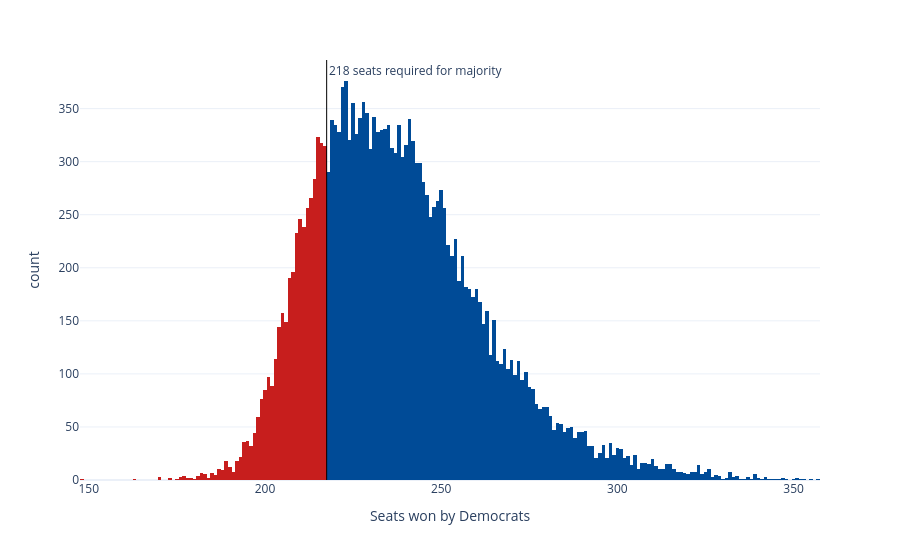

Notebook code for this chart:
### Code cell
sims_hist = px.histogram(seat_sims, x='seats', nbins=np.unique(seat_sims['seats']).shape[0]*2, color='winner',
                         color_discrete_map={'Democrats': '#004b97', 'Republicans': '#c71e1d'},
                         labels={'seats':'Seats won by Democrats', 'winner': 'Winner'}, template='plotly_white')
sims_hist.update_traces(showlegend=False)
sims_hist.add_vline(x=217.5, line_width=1, line_color='black', annotation_text='218 seats required for majority', 
                    annotation_position='top right')
sims_hist

### Figure 1 — Plotly figure (JSON) as saved in the notebook; plotly's stock layout.template omitted (floating-point values rounded to 4 significant figures; data arrays with more than 128 entries replaced by an {"elided": "..."} marker saying what was removed)
{"data": [{"bingroup": "x", "hovertemplate": "Winner=Republicans<br>Seats won by Democrats=%{x}<br>count=%{y}<extra></extra>", "legendgroup": "Republicans", "marker": {"color": "#c71e1d", "pattern": {"shape": ""}}, "name": "Republicans", "nbinsx": 368, "orientation": "v", "showlegend": false, "type": "histogram", "x": {"elided": "4132 int values"}, "xaxis": "x", "yaxis": "y"}, {"bingroup": "x", "hovertemplate": "Winner=Democrats<br>Seats won by Democrats=%{x}<br>count=%{y}<extra></extra>", "legendgroup": "Democrats", "marker": {"color": "#004b97", "pattern": {"shape": ""}}, "name": "Democrats", "nbinsx": 368, "orientation": "v", "showlegend": false, "type": "histogram", "x": {"elided": "15868 int values"}, "xaxis": "x", "yaxis": "y"}], "layout": {"annotations": [{"showarrow": false, "text": "218 seats required for majority", "x": 217.5, "xanchor": "left", "xref": "x", "y": 1, "yanchor": "top", "yref": "y domain"}], "barmode": "relative", "legend": {"title": {"text": "Winner"}, "tracegroupgap": 0}, "margin": {"t": 60}, "shapes": [{"line": {"color": "black", "width": 1}, "type": "line", "x0": 217.5, "x1": 217.5, "xref": "x", "y0": 0, "y1": 1, "yref": "y domain"}], "xaxis": {"anchor": "y", "domain": [0, 1], "title": {"text": "Seats won by Democrats"}}, "yaxis": {"anchor": "x", "domain": [0, 1], "title": {"text": "count"}}}}
